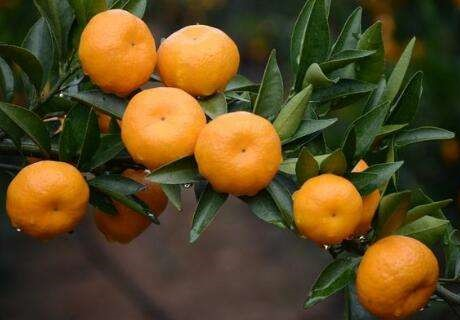
#> input picture 1.jpg, 460 x 320 px
$ python run.py
#> lines starting #> are read from the running program, lines starting #| are printed output that depends on the picture; after the words box and inside, x2 and y2 are one past the last pixel; in counts of white or black regions, pixels touching at a corner belong together
import cv2
import matplotlib.pyplot as plt
import numpy as np
import random
import math
import sys

fileName = '1.jpg'
alpha = 0.99
e= 10**(-20)
tt = 200
ttt = 2
step = 5
maxIterator = 5000

def getK(A,B):
    if A[0] == B[0]:
        K = sys.maxsize
    else:
        K = (A[1]-B[1])/(A[0]-B[0])
    return K

def CircleThru3Dots(A,B,C):
    x1 = A[0]
    x2 = B[0]
    x3 = C[0]

    y1 = A[1]
    y2 = B[1]
    y3 = C[1]
    a = x1 - x2
    b = y1 - y2
    c = x1 - x3
    d = y1 - y3
    a1 = ((x1 * x1 - x2 * x2) + (y1 * y1 - y2 * y2)) / 2.0
    a2 = ((x1 * x1 - x3 * x3) + (y1 * y1 - y3 * y3)) / 2.0
    theta = b * c - a * d
    if abs(theta) < 1e-7:
        #print('too small')
        return []
    x0 = (b * a2 - d * a1) / theta
    y0 = (c * a1 - a * a2) / theta
    CC = np.array([x0,y0])
    r = np.sqrt(pow((x1 - x0), 2)+pow((y1 - y0), 2))
    return [CC,r]

def getM(points,A,B,C):
    w = 20
    if (getK(A,B)==getK(A,C)) or (getK(A,B)==getK(B,C)) or (getK(A,C)==getK(B,C)):
        return []
    c=CircleThru3Dots(A,B,C)
    if len(c) == 0:
        return []
    CC=c[0]
    r=c[1]
    # print('getM len of points =',len(points))
    temp = np.sqrt(np.power(points[:,0,0]-CC[0],2)+np.power(points[:,0,1]-CC[1],2))
    #print('temp',temp)
    # print('r',r)
    result1 = np.where(temp > max(r-w/2,0))
    result1_ = temp[result1]
    result2 = np.where(temp < r+w/2)
    result2_ = temp[result2]
    rr = np.intersect1d(result1_,result2_)
    M = len(rr)/len(points)
    # print('M=',M)
    return [M,CC,A,B,C,r]

def getP(df,T):
    out = 1
    if df < 0:
        out = 1
    else:
        out = math.exp(-df/T)
    return out


original_RGB = cv2.imread(fileName,1)
#> original_RGB is the input picture: shape (320, 460, 3); mean B, G, R 33.6, 71.2, 88.8
original_RGB = cv2.cvtColor(original_RGB,cv2.COLOR_BGR2RGB)

width = original_RGB.shape[1]
#> width = 460
height = original_RGB.shape[0]
#> height = 320

fig = plt.figure()
plt.subplot(231),plt.imshow(original_RGB),plt.title('original')
plt.xticks([]),plt.yticks([])

original_YUV = cv2.cvtColor(original_RGB, cv2.COLOR_BGR2YCrCb)
#> original_YUV: shape (320, 460, 3); mean of channels 0, 1, 2 62, 107.8, 143.1

histeq_V = original_YUV[:,:,2]*1.8
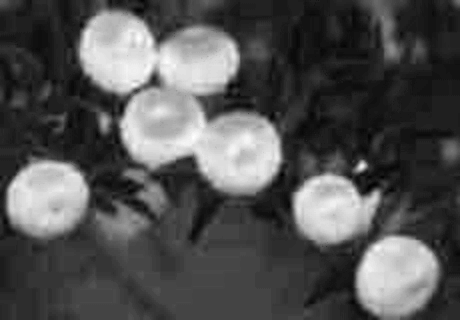
#> histeq_V: shape (320, 460) float64; min 205.2, max 367.2, mean 257.6; drawn with min black and max white

plt.subplot(232),plt.imshow(histeq_V),plt.title('histeq_V')

#change img(2D) to 1D
histeq_V_ = histeq_V.reshape((histeq_V.shape[0]*histeq_V.shape[1],1))
histeq_V_ = np.float32(histeq_V_)

#define criteria = (type,max_iter,epsilon)
criteria = (cv2.TERM_CRITERIA_EPS + cv2.TERM_CRITERIA_MAX_ITER,10,1.0)

#set flags: hou to choose the initial center
#---cv2.KMEANS_PP_CENTERS ; cv2.KMEANS_RANDOM_CENTERS
flags = cv2.KMEANS_RANDOM_CENTERS
# apply kmenas
compactness,histeq_V_,centers = cv2.kmeans(histeq_V_,2,None,criteria,10,flags)
#> compactness = 34206687.3; centers = [328.7, 234.5]

histeq_V = histeq_V_.reshape((histeq_V.shape[0],histeq_V.shape[1]))
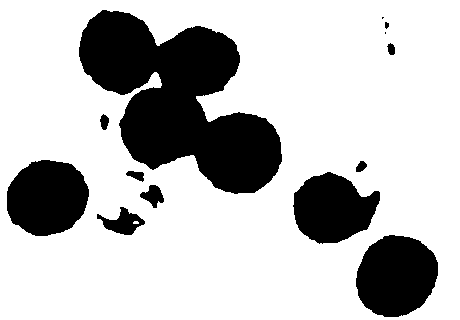
#> histeq_V: shape (320, 460) int32; values 0 (black) and 1 (white), 75.5% white; 13 black regions (2 under 20 px), largest, box (x1, y1, x2, y2) and area: (79, 10, 282, 194) 20339, (356, 235, 438, 317) 5207, (7, 160, 89, 236) 4876

histeq_V = np.uint8(histeq_V)

#histeq_V = cv2.cvtColor(histeq_V, cv2.COLOR_BGR2GRAY)
ret2,histeq_v = cv2.threshold(histeq_V,0,255,cv2.THRESH_BINARY+cv2.THRESH_OTSU)
#> ret2 = 0

plt.subplot(233),plt.imshow(histeq_v),plt.title('sagementation')
plt.xticks([]),plt.yticks([])

kernel = cv2.getStructuringElement(cv2.MORPH_CROSS,(8,18))
#open_V = cv2.morphologyEx(histeq_v, cv2.MORPH_CLOSE, kernel)
open_V = cv2.dilate(histeq_v, kernel)
#> open_V: shape (320, 460); 82.7% white; 6 black regions, box (x1, y1, x2, y2) and area: (83, 19, 279, 186) 15283, (360, 244, 435, 309) 3766, (11, 169, 86, 228) 3437, (297, 181, 376, 236) 2848, (120, 216, 133, 227) 86, (150, 194, 157, 200) 30
kernel = cv2.getStructuringElement(cv2.MORPH_ELLIPSE,(8,18))
open_V = cv2.erode(open_V, kernel)
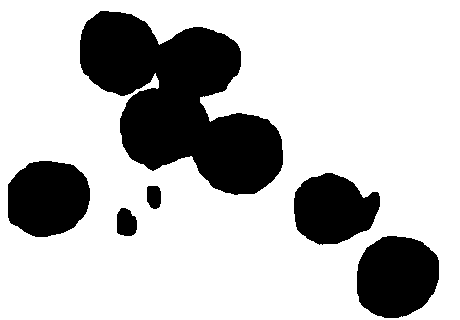
#> open_V: shape (320, 460); 75% white; 6 black regions, box (x1, y1, x2, y2) and area: (80, 11, 283, 195) 21090, (357, 236, 439, 318) 5420, (8, 161, 90, 237) 5059, (294, 173, 380, 245) 4527, (117, 208, 137, 236) 462, (147, 186, 161, 209) 283
plt.subplot(234),plt.imshow(open_V),plt.title('open operation')
plt.xticks([]),plt.yticks([])

# kernel = cv2.getStructuringElement(cv2.MORPH_ELLIPSE, (1, 2))  # 十字形结构
# edge_V = cv2.dilate(edge_V, kernel)  # 膨胀

edge_V = cv2.GaussianBlur(open_V,(9,9),0)
edge_V = cv2.Canny(edge_V, 50, 150)
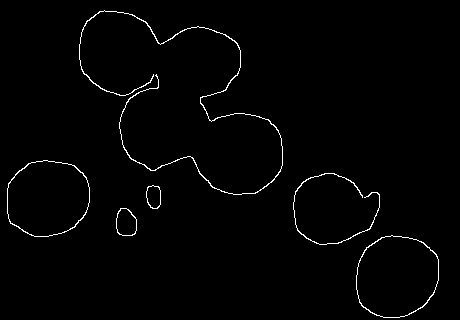
#> edge_V: shape (320, 460); 1.4% white in thin lines or dots


contours, hierarchy=cv2.findContours(edge_V,cv2.RETR_EXTERNAL,cv2.CHAIN_APPROX_NONE)
#> contours = 6 contours; box (x1, y1, x2, y2) and area: (356, 235, 439, 318) 5426, (7, 160, 90, 237) 5071, (116, 208, 137, 236) 454, (146, 185, 161, 209) 272, (79, 10, 283, 195) 201, (293, 173, 380, 245) 64

# [6 lines of commented-out code are left out]
for k in range(len(contours)):
    points = contours[k]
    if len(points) < 50:
        cv2.fillConvexPoly(edge_V, points, 0)
        continue
#     for i in range(len(points) - 2*step)
#         temp1 = points(i+step)
    for i in range(len(points) - 2*step):
        temp1 = points[i+step,0,:]-points[i,0,:]
        temp2 = points[i+2*step,0,:]-points[i+step,0,:]
        if temp2[0]*temp1[0] == 0:
            cv2.fillConvexPoly(edge_V, points[i:i+2*step], 0)
            continue
        kk = abs(temp2[1]/temp2[0]-temp1[1]/temp1[0])
        # print(kk)
        if kk > ttt:
            #print('kk = ',kk)
            cv2.fillConvexPoly(edge_V, points[i:i+4*step], 0)
#> this loop made 6 passes
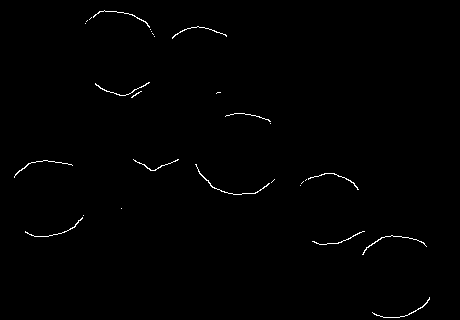
#> edge_V: shape (320, 460); 0.62% white in thin lines or dots, all inside (x1, y1, x2, y2) = (14, 10, 430, 318)

plt.subplot(235),plt.imshow(edge_V),plt.title('edge detection')
plt.xticks([]),plt.yticks([])

edge_V_ = edge_V

plt.subplot(236),plt.imshow(original_RGB),plt.title('result')
plt.xticks([]),plt.yticks([])


edge_V = edge_V_

kernel = cv2.getStructuringElement(cv2.MORPH_ELLIPSE, (4, 4))  # 十字形结构
#> kernel = [[0, 0, 1, 0], [1, 1, 1, 1], [1, 1, 1, 1], [1, 1, 1, 1]]
edge_V = cv2.dilate(edge_V, kernel)  # 膨胀
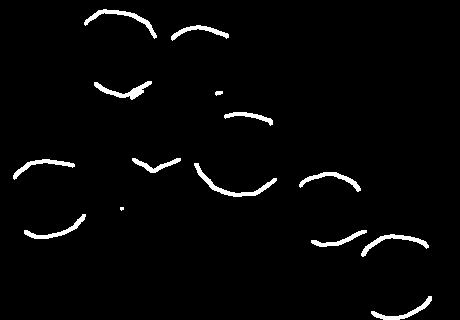
#> edge_V: shape (320, 460); 2.6% white; 14 white regions (1 under 20 px)

contours, hierarchy=cv2.findContours(edge_V,cv2.RETR_EXTERNAL,cv2.CHAIN_APPROX_NONE)
#> contours = 14 contours, 1 with area under 20; largest, box (x1, y1, x2, y2) and area: (194, 163, 277, 197) 360, (84, 9, 157, 39) 302, (94, 81, 152, 100) 288, (361, 234, 429, 257) 270, (299, 172, 361, 192) 245
# for c in contours:
#     plt.plot(c[:,0,0],c[:,0,1])
finalR=[]

for k in range(len(contours)):

    points = contours[k]

    x_min = min(points[:,0,0])
    x_max = max(points[:,0,0])
    y_min = min(points[:,0,1])
    y_max = max(points[:,0,1])

    # rr = max(x_max - x_min,y_max - y_min)

    temp = np.where(points[:,0,0] == x_min)
    A = [x_min,max(points[temp[0],0,1])]
    print(temp)
    temp = np.where(points[:,0,0] == x_max)
    B = [x_max,min(points[temp[0],0,1])]

    temp = np.where(points[:,0,1] == y_min)
    C = [max(points[temp[0],0,0]),y_min]

    temp = np.where(points[:,0,1] == y_max)
    D = [min(points[temp[0],0,0]),y_max]

    # [4 lines of commented-out code are left out]

    R1 = getM(points,A,B,C)
    R2 = getM(points,A,B,D)
    R3 = getM(points,B,C,D)
#     print('R1',R1)
#     print('R2',R2)
#     print('R3',R3)
    if len(R1)*len(R2)*len(R3)==0:
        print('have zeros')
        continue

    R_ = [R1,R2,R3]

    maxM = max([R1[0],R2[0],R3[0]])
    print('maxM=',maxM)

    indexM = np.where(np.array([R1[0],R2[0],R3[0]]) == maxM)

    R = R_[np.min(indexM)]

    d = 1

    count = 0
    T = 1

    A = R[2]
    B = R[3]
    C = R[4]

    temp__ = np.intersect1d(np.where(points[:,0,0] == A[0]),np.where(points[:,0,1] == A[1]))
    indexA = temp__[0]

    temp__ = np.intersect1d(np.where(points[:,0,0] == B[0]),np.where(points[:,0,1] == B[1]))
    indexB = temp__[0]

    temp__ = np.intersect1d(np.where(points[:,0,0] == C[0]),np.where(points[:,0,1] == C[1]))
    indexC = temp__[0]

    # plt.plot(A[0],A[1],'ro')
    # plt.plot(B[0],B[1],'go')
    # plt.plot(C[0],C[1],'bo')
    if maxM > 0.85:
        finalR.append(R)
        continue
    steps = 20
    while T > e:
        print('-'*20)
        indexA_ = indexA
        indexB_ = indexB
        indexC_ = indexC

        A_ = A
        B_ = B
        C_ = C
        count = 0
        while count < maxIterator:
            print(count)
            plus = random.randint(1,3)
            count = count + 1
            #d = random.randint(-5,5)
            #d=1
            if plus == 1:
                indexB_ = indexB_ + random.randint(-steps,steps)
                indexC_ = indexC_ + random.randint(-steps,steps)
                # B_[0] = B_[0] + d
                # C_[1] = C_[1] + d
            elif plus == 2:
                indexA_ = indexA_ + random.randint(-steps,steps)
                indexC_ = indexC_ + random.randint(-steps,steps)
                # A_[0] = A_[0] + d
                # C_[1] = C_[1] + d
            elif plus == 3:
                indexA_ = indexA_ + random.randint(-steps,steps)
                indexB_ = indexB_ + random.randint(-steps,steps)
                # A_[0] = A_[0] + d
                # B_[1] = B_[1] + d

            indexA_ = max(0,indexA_)
            indexA_ = min(len(points),indexA_)

            indexB_ = max(0,indexB_)
            indexB_ = min(len(points),indexB_)

            indexC_ = max(0,indexC_)
            indexC_ = min(len(points),indexC_)

            A_ = np.array([points[indexA_,0,0],points[indexA_,0,1]])
            B_ = np.array([points[indexB_,0,0],points[indexB_,0,1]])
            C_ = np.array([points[indexC_,0,0],points[indexC_,0,1]])
            R_ = getM(points,A_,B_,C_)

            if len(R_) == 0:
                continue
            CC = R_[1]
            r = R_[-1]

            m = R_[0]

            df = maxM-m
            P = getP(df,T)

            d = d+1
            print('df=',df)
            print('T=',T)
            print('P=',P)
            if m > 0.85 and (df < 0 or P > random.random()):
                ff = 1

                CC1_ = R_[1]
                # if (CC1_[0] +r >= width or CC1_[0] - r < 0) and ( CC1_[1] + r >= height or CC1_[1] - r < 0):
                #     ff = 0
                if ff==1 and len(finalR) > 0:
                    for i in range(len(finalR)):
                        R__ = finalR[i]

                        CC2_ = R__[1]

                        CC_ = CC1_ - CC2_
                        dis = np.sqrt(sum(np.power(CC_,2)))
                        print('dis',dis)
                        if dis <= R_[-1] + R__[-1] + tt:
                            if R_[0] > R__[0]:
                                finalR[i] = R_
                            ff = 0
                if ff == 1:
                    finalR.append(R_)
                break
            if count > maxIterator:
                break
        T = T*alpha
#> this loop made 14 passes
#> (x_min, x_max, y_min, y_max, D) on passes 1, 3, 4: (371, 431, 296, 319, [383, 319]), (311, 366, 230, 246, [319, 246]), (24, 85, 214, 238, [34, 238])
#> (x_min, x_max, y_min, y_max) on passes 6, 8: (299, 360, 172, 191), (13, 74, 159, 179)
#> (printed output is left out)
# print('length of final Rs=',len(finalR))
if len(finalR) > 0:
    # print('start marking')
    ax = fig.add_subplot(236)
    for R in finalR:
        # print('R',R)
        CC = R[1]
        r = R[-1]
        # [5 lines of commented-out code are left out]

        circ= plt.Circle((CC[0],CC[1]),r,color='r',fill = False)

        ax.add_patch(circ)
#> this loop made 7 passes
#> R on passes 3, 6, 7: [1, [238.6, 149], [194, 165], [276, 178], [233, 196], 47.37], [1, [202.1, 66.44], [171, 39], [228, 34], [200, 25], 41.49], [0.988, [117, 48.83], [84, 24], [156, 35], [106, 9], 41.34]
        # plt.plot(A[0],A[1],'ro')
        # plt.plot(B[0],B[1],'go')
        # plt.plot(C[0],C[1],'bo')
plt.show()
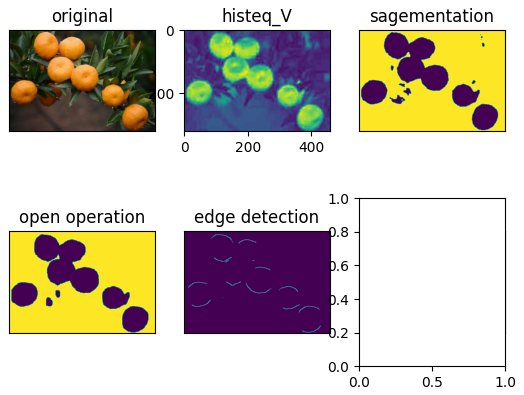
#> figure drawn by matplotlib, 7 panels
